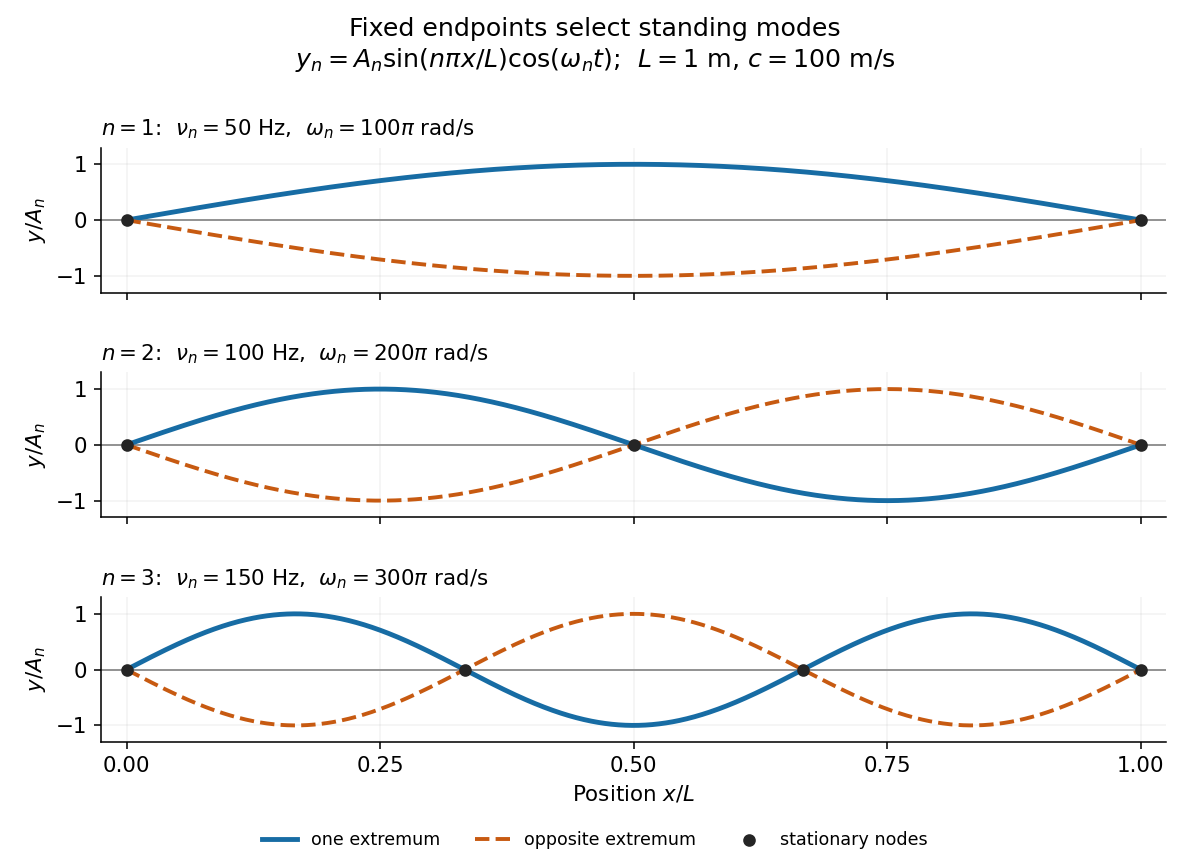

Write the Python code that produced this figure.
"""Plot the first three fixed-end modes; save the white PNG in the cwd.

Run from _media with MPLBACKEND=Agg MPLCONFIGDIR=/tmp.
Tested with Python 3.14.4, NumPy 2.3.5 and Matplotlib 3.10.7.
"""

from pathlib import Path

import matplotlib.pyplot as plt
import numpy as np


def main():
    plt.rcParams.update({"font.size": 11, "axes.spines.top": False,
                         "axes.spines.right": False, "figure.facecolor": "white",
                         "axes.facecolor": "white", "savefig.facecolor": "white"})
    fig, axes = plt.subplots(3, 1, figsize=(8.5, 6.2), sharex=True)
    fig.subplots_adjust(left=0.085, right=0.98, bottom=0.145, top=0.83, hspace=0.55)
    fig.suptitle("Fixed endpoints select standing modes\n"
                 r"$y_n=A_n\sin(n\pi x/L)\cos(\omega_n t)$;  "
                 r"$L=1$ m, $c=100$ m/s", fontsize=13)
    x = np.linspace(0, 1, 1201)
    for n, ax in enumerate(axes, 1):
        shape = np.sin(n * np.pi * x)
        ax.axhline(0, color="#929292", lw=1)
        ax.plot(x, shape, color="#176ca4", lw=2.5, label="one extremum")
        ax.plot(x, -shape, color="#c75a11", lw=2, ls="--", label="opposite extremum")
        nodes = np.arange(n + 1) / n
        ax.scatter(nodes, np.zeros_like(nodes), color="#252525", zorder=4,
                   s=30, label="stationary nodes")
        ax.set(ylim=(-1.3, 1.3), xlim=(-0.025, 1.025), ylabel=r"$y/A_n$")
        ax.set_yticks((-1, 0, 1))
        ax.set_title(rf"$n={n}$:  $\nu_n={50*n}$ Hz,  $\omega_n={100*n}\pi$ rad/s",
                     fontsize=11, loc="left")
        ax.grid(alpha=0.16)
    handles, labels = axes[0].get_legend_handles_labels()
    fig.legend(handles, labels, loc="lower center", bbox_to_anchor=(0.5, 0.004),
               ncol=3, fontsize=9, frameon=False)
    axes[-1].set_xlabel(r"Position $x/L$")
    axes[-1].set_xticks((0, 0.25, 0.5, 0.75, 1))
    fig.savefig(Path.cwd() / "string-standing-modes.png", dpi=140, transparent=False)
    plt.close(fig)


if __name__ == "__main__":
    main()
